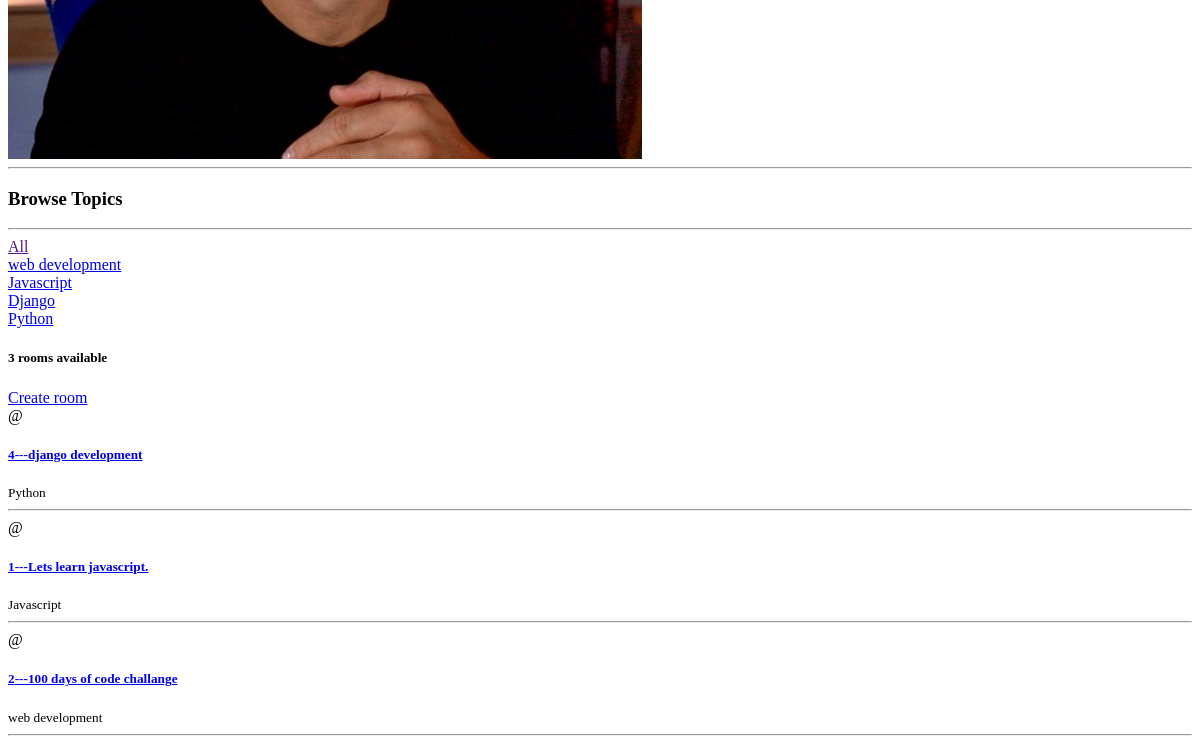
Before: / (lower part) with the older database file.
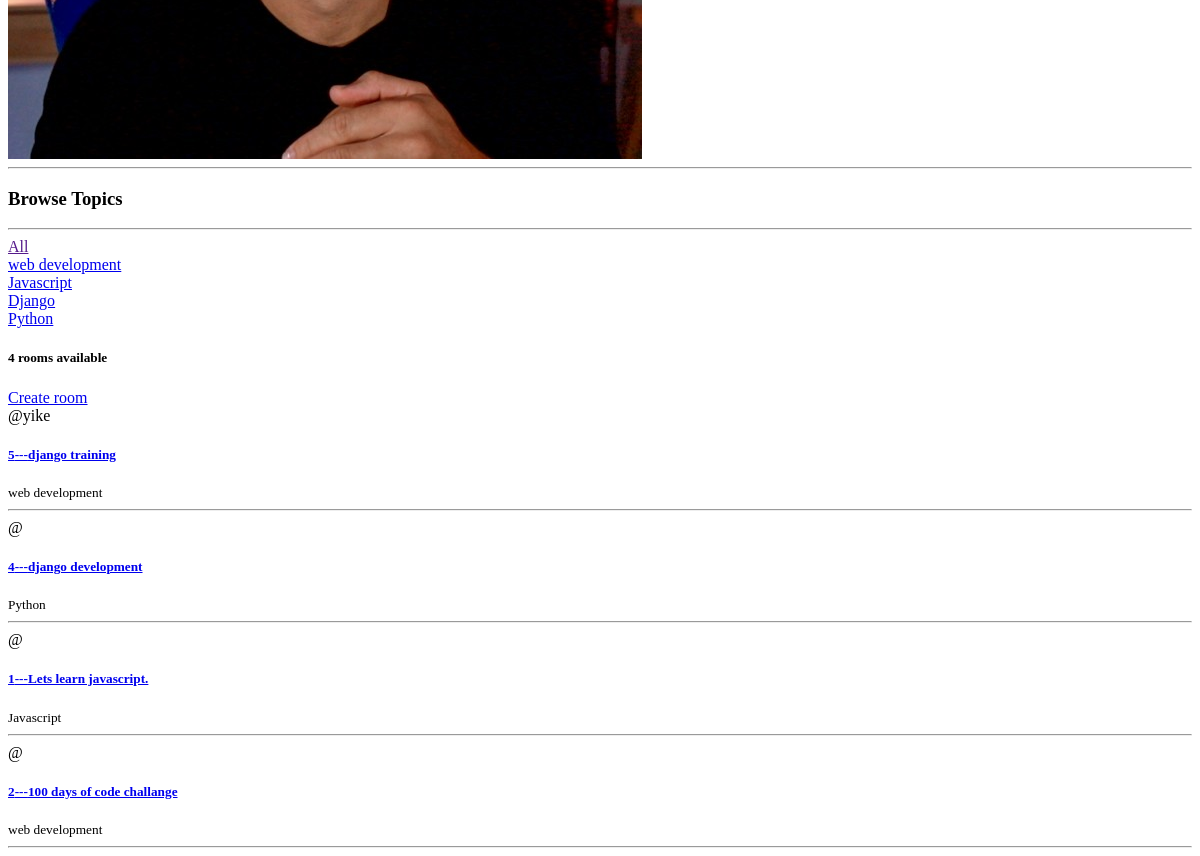
After: the same page with the newer database file.
### Backend/base/models.py (models this page shows, shortened)
class Topic(models.Model):
    name = models.CharField(max_length=200)

class Room(models.Model):
    host = models.ForeignKey(User,on_delete=models.SET_NULL,null=True)
    topic = models.ForeignKey(Topic,on_delete=models.SET_NULL,null=True)
    name = models.CharField(max_length=200)
    description = models.TextField(null=True,blank=True)
    updated = models.DateTimeField(auto_now=True)
    created = models.DateField(auto_now_add=True)
    class Meta:
        ordering = ['-updated','-created']

### Backend/base/views.py (the view)
# urls.py: path('',views.home,name='home'),
def home(request):
    q = request.GET.get('q') if request.GET.get('q') != None else ''
    rooms = Room.objects.filter(
            Q(topic__name__icontains = q)|
            Q(description__icontains = q)|
            Q(name__icontains = q)
              )
    topic = Topic.objects.all()
    room_count = rooms.count()
    context = {'rooms':rooms,
               'room_count':room_count,
               'topics':topic,
               }
    return render(request,'base/home.html',context)

### Frontend/templates/base/home.html (shortened to what this page needs)
{% extends "main.html" %} {% block content %}
<div class="grid grid-flow-col">
  <div class="col-span-4 bg-gray-100 text-gray-500">
    <h3 class="text-black">Browse Topics</h3>
    <hr />
    <a href="">All</a>
    {% for topic in topics %}
    <div>
      <a href="{% url 'home'   %}?q={{topic.name}}">{{topic.name}}</a>
    </div>
    {% endfor %}
  </div>
  <div class="col-span-8">
    <h5>{{room_count}} rooms available</h5>
    <a href="{% url 'create-room' %}">Create room</a>
    <div>
      {% for room in rooms%}
      <div class="">
        <span>@{{room.host.username}}</span>
        <h5>
          <a href="{% url 'room' room.id %}">{{room.id}}---{{room.name}}</a>
        </h5>
        <small>{{room.topic.name}}</small>
        <hr />
      </div>
      {% endfor %}
    </div>
  </div>
</div>
{% endblock content %}

Changed rows visible on the page:
added Room: host.username "yike", id "5", name "django training", topic.name "web development"
Other visible differences:
{{ room_count }}: "3" → "4"
